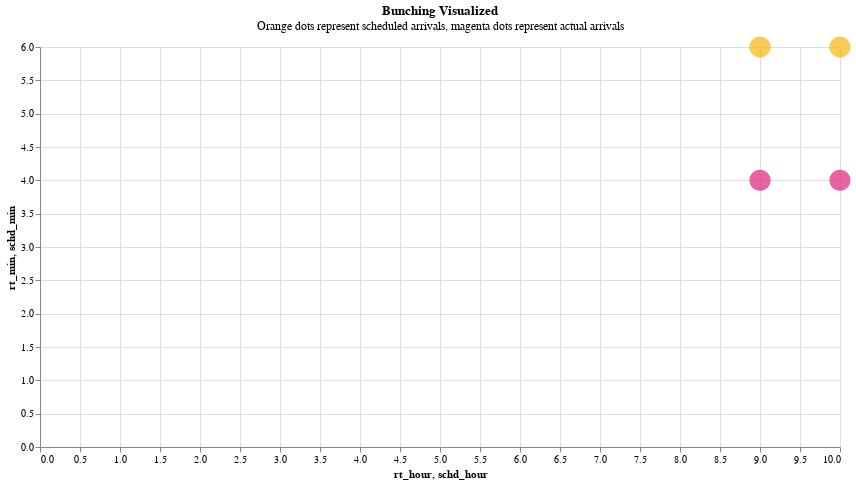

The notebook cell this image was saved under:
### Code cell
df_sd1, df_sd2 = compare_approaches(
    stop_id="88949",
    organization_name="San Diego Metropolitan Transit System",
    route_id="834",
    stop_sequence=19,
)

### Figure 1 — Vega-Lite specification as saved in the notebook (floating-point values rounded to 4 significant figures)
{"config": {"view": {"continuousWidth": 300, "continuousHeight": 300}}, "layer": [{"mark": {"type": "circle", "color": "#dd217d", "size": 450}, "encoding": {"tooltip": [{"field": "converted_schd_arrival_tooltip", "type": "nominal"}, {"field": "converted_rt_arrival_tooltip", "type": "nominal"}], "x": {"field": "rt_hour", "type": "quantitative"}, "y": {"field": "rt_min", "type": "quantitative"}}}, {"mark": {"type": "circle", "color": "#fcb40e", "size": 450}, "encoding": {"tooltip": [{"field": "converted_schd_arrival_tooltip", "type": "nominal"}, {"field": "converted_rt_arrival_tooltip", "type": "nominal"}], "x": {"field": "schd_hour", "type": "quantitative"}, "y": {"field": "schd_min", "type": "quantitative"}}}], "data": {"name": "data-485602a70a94d71cedc8872a7241f24b"}, "height": 400, "title": {"text": "Bunching Visualized", "subtitle": "Orange dots represent scheduled arrivals, magenta dots represent actual arrivals "}, "width": 800, "$schema": "https://vega.github.io/schema/vega-lite/v5.17.0.json", "datasets": {"data-485602a70a94d71cedc8872a7241f24b": [{"caltrans_district": "11 - San Diego", "schedule_gtfs_dataset_key": "baeeb157e85a901e47b828ef9fe75091", "feed_key": "db8c6e0cf5ece2a8cdb5bdc71d049bd1", "organization_name": "San Diego Metropolitan Transit System", "route_long_name": "West Santee Loop", "route_type": "Bus", "route_id": "834", "direction_id": 0.0, "stop_id": "88949", "stop_sequence": 19, "trip_instance_key": "374d1596c1010a2b9e089b99eed5cda8", "rt_arrival_sec": 32654, "scheduled_arrival_sec": 32760.0, "headway_minutes": 68.18, "converted_rt_arrival": "2024-05-22T09:04:14", "converted_schd_arrival": "2024-05-22T09:06:00", "actual_arrival_lag_min": null, "scheduled_arrival_lag_min": null, "rt_hour": 9, "rt_min": 4, "schd_hour": 9.0, "schd_min": 6.0, "converted_schd_arrival_tooltip": "2024-05-22 09:06:00", "converted_rt_arrival_tooltip": "2024-05-22 09:04:14"}, {"caltrans_district": "11 - San Diego", "schedule_gtfs_dataset_key": "baeeb157e85a901e47b828ef9fe75091", "feed_key": "db8c6e0cf5ece2a8cdb5bdc71d049bd1", "organization_name": "San Diego Metropolitan Transit System", "route_long_name": "West Santee Loop", "route_type": "Bus", "route_id": "834", "direction_id": 0.0, "stop_id": "88949", "stop_sequence": 19, "trip_instance_key": "974a3571e3567999e8e359a207163d67", "rt_arrival_sec": 36275, "scheduled_arrival_sec": 36360.0, "headway_minutes": 68.18, "converted_rt_arrival": "2024-05-22T10:04:35", "converted_schd_arrival": "2024-05-22T10:06:00", "actual_arrival_lag_min": 60.35, "scheduled_arrival_lag_min": 60.0, "rt_hour": 10, "rt_min": 4, "schd_hour": 10.0, "schd_min": 6.0, "converted_schd_arrival_tooltip": "2024-05-22 10:06:00", "converted_rt_arrival_tooltip": "2024-05-22 10:04:35"}]}}
